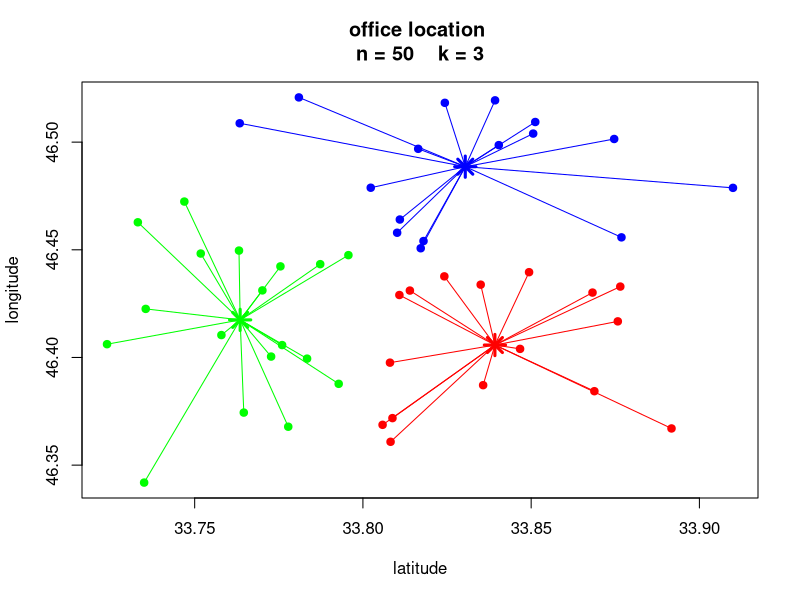

Here is the R script that generated this plot:
# تابع محاسبه فاصله بین نقاط و مراکز
x <- cbind(matrix(rnorm(50, mean = 33.8000, sd =.05), ncol =1),matrix(rnorm(50, mean = 46.4333,sd = .05), ncol = 1))
dis <- function(x, centers){
  
  n <- nrow(x)
  k <- nrow(centers)
  
  d <- matrix(0,n,k)
  
  for(i in 1:n){
    for(j in 1:k){
      
      d[i,j] <- sqrt((x[i,1]-centers[j,1])^2 +
                       (x[i,2]-centers[j,2])^2)
    }
  }
  
  return(d)
}



# تابع اصلی k-means
km <- function(x,k){
  
  n <- nrow(x)
  
  
  # انتخاب k نقطه به صورت تصادفی به عنوان مرکز اولیه
  centers <- x[sample(1:n,k),]
  
  
  # برای نگهداری دسته قبلی
  clust0 <- rep(0,n)
  
  itr <- 0
  
  
  repeat{
    
    itr <- itr + 1
    
    
    # محاسبه فاصله نقاط از مراکز
    d <- dis(x,centers)
    
    
    # پیدا کردن نزدیک ترین مرکز برای هر نقطه
    clust <- rep(0,n)
    
    for(i in 1:n){
      clust[i] <- which.min(d[i,])
    }
    
    
    # اگر دسته ها تغییر نکردند الگوریتم متوقف شود
    if(sum(clust != clust0)==0){
      break
    }
    
    
    clust0 <- clust
    
    
    # به روز کردن مراکز
    for(i in 1:k){
      
      if(sum(clust==i)>0){
        
        centers[i,1] <- mean(x[clust==i,1])
        centers[i,2] <- mean(x[clust==i,2])
        
      }
      
    }
    
  }
  
  
  
  # تعداد اعضای هر دسته
  size <- rep(0,k)
  
  for(i in 1:k){
    size[i] <- sum(clust==i)
  }
  
  
  
  # ذخیره نقاط هر دسته
  clustdata <- list()
  
  for(i in 1:k){
    
    clustdata[[i]] <- x[clust==i,]
    
  }
  
  
  
  # رسم نمودار
  
  col <- rainbow(k)
  
  
  plot(x[,1],x[,2],
       col=col[clust],
       pch=19,
       xlab="latitude",
       ylab="longitude",
       main=paste("office location",
                  "\nn =",n,"   k =",k))
  
  
  # رسم مراکز
  
  points(centers[,1],
         centers[,2],
         col=col,
         pch=8,
         cex=2,
         lwd=3)
  
  
  # رسم خط بین نقاط و مرکز مربوطه
  
  for(i in 1:k){
    
    for(j in 1:nrow(clustdata[[i]])){
      
      lines(c(clustdata[[i]][j,1],
              centers[i,1]),
            c(clustdata[[i]][j,2],
              centers[i,2]),
            col=col[i])
      
    }
  }
  
  
  
  # خروجی تابع
  
  result <- list(
    centers=centers,
    size=size,
    clust=clust,
    clustdata=clustdata,
    itr=itr
  )
  
  
  return(result)
}

km(x,3)
